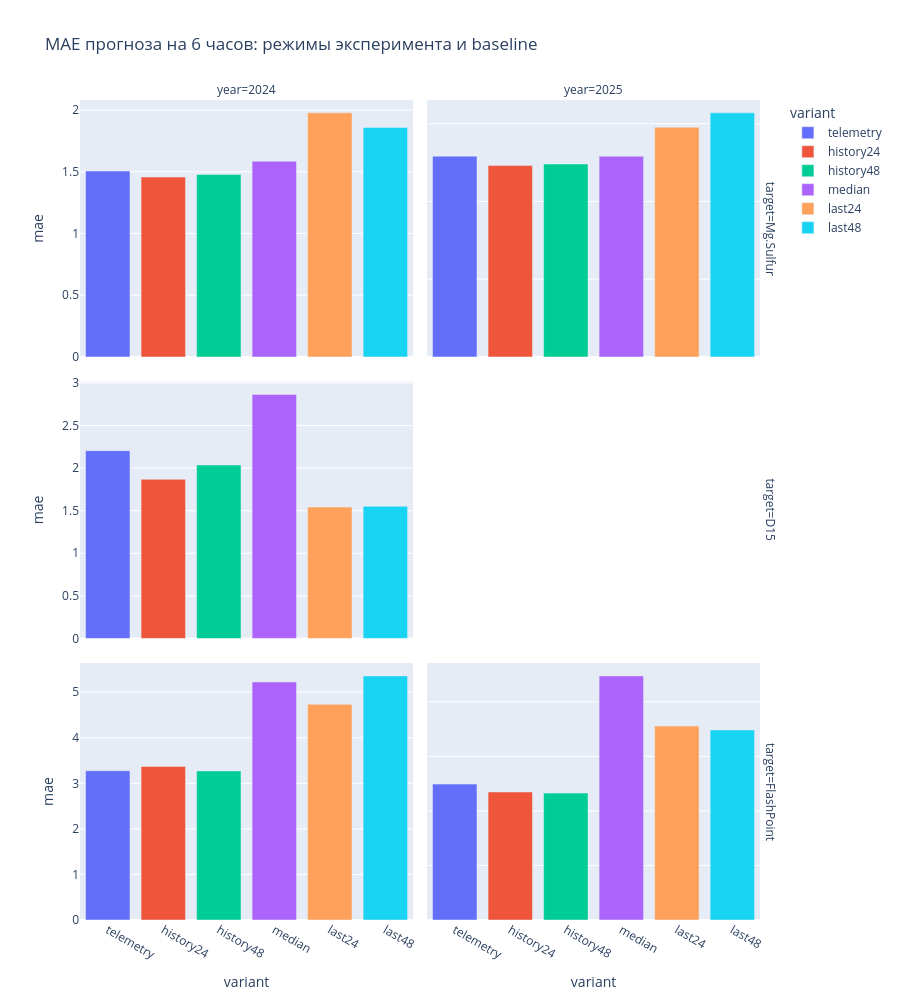

Write notebook code for a chart like this one.
### Code cell
fig=px.bar(m,x='variant',y='mae',color='variant',facet_row='target',facet_col='year',height=1000,title='MAE прогноза на 6 часов: режимы эксперимента и baseline')
fig.update_yaxes(matches=None)
fig.show()

### Figure 1 — Plotly figure (JSON) as saved in the notebook; plotly's stock layout.template omitted (floating-point values rounded to 4 significant figures)
{"data": [{"hovertemplate": "variant=%{x}<br>target=Mg.Sulfur<br>year=2024<br>mae=%{y}<extra></extra>", "legendgroup": "telemetry", "marker": {"color": "#636efa", "pattern": {"shape": ""}}, "name": "telemetry", "orientation": "v", "showlegend": true, "textposition": "auto", "type": "bar", "x": ["telemetry"], "xaxis": "x5", "y": [1.506], "yaxis": "y5"}, {"hovertemplate": "variant=%{x}<br>target=Mg.Sulfur<br>year=2025<br>mae=%{y}<extra></extra>", "legendgroup": "telemetry", "marker": {"color": "#636efa", "pattern": {"shape": ""}}, "name": "telemetry", "orientation": "v", "showlegend": false, "textposition": "auto", "type": "bar", "x": ["telemetry"], "xaxis": "x6", "y": [1.292], "yaxis": "y6"}, {"hovertemplate": "variant=%{x}<br>target=D15<br>year=2024<br>mae=%{y}<extra></extra>", "legendgroup": "telemetry", "marker": {"color": "#636efa", "pattern": {"shape": ""}}, "name": "telemetry", "orientation": "v", "showlegend": false, "textposition": "auto", "type": "bar", "x": ["telemetry"], "xaxis": "x3", "y": [2.205], "yaxis": "y3"}, {"hovertemplate": "variant=%{x}<br>target=FlashPoint<br>year=2024<br>mae=%{y}<extra></extra>", "legendgroup": "telemetry", "marker": {"color": "#636efa", "pattern": {"shape": ""}}, "name": "telemetry", "orientation": "v", "showlegend": false, "textposition": "auto", "type": "bar", "x": ["telemetry"], "xaxis": "x", "y": [3.276], "yaxis": "y"}, {"hovertemplate": "variant=%{x}<br>target=FlashPoint<br>year=2025<br>mae=%{y}<extra></extra>", "legendgroup": "telemetry", "marker": {"color": "#636efa", "pattern": {"shape": ""}}, "name": "telemetry", "orientation": "v", "showlegend": false, "textposition": "auto", "type": "bar", "x": ["telemetry"], "xaxis": "x2", "y": [2.491], "yaxis": "y2"}, {"hovertemplate": "variant=%{x}<br>target=Mg.Sulfur<br>year=2024<br>mae=%{y}<extra></extra>", "legendgroup": "history24", "marker": {"color": "#EF553B", "pattern": {"shape": ""}}, "name": "history24", "orientation": "v", "showlegend": true, "textposition": "auto", "type": "bar", "x": ["history24"], "xaxis": "x5", "y": [1.457], "yaxis": "y5"}, {"hovertemplate": "variant=%{x}<br>target=Mg.Sulfur<br>year=2025<br>mae=%{y}<extra></extra>", "legendgroup": "history24", "marker": {"color": "#EF553B", "pattern": {"shape": ""}}, "name": "history24", "orientation": "v", "showlegend": false, "textposition": "auto", "type": "bar", "x": ["history24"], "xaxis": "x6", "y": [1.231], "yaxis": "y6"}, {"hovertemplate": "variant=%{x}<br>target=D15<br>year=2024<br>mae=%{y}<extra></extra>", "legendgroup": "history24", "marker": {"color": "#EF553B", "pattern": {"shape": ""}}, "name": "history24", "orientation": "v", "showlegend": false, "textposition": "auto", "type": "bar", "x": ["history24"], "xaxis": "x3", "y": [1.869], "yaxis": "y3"}, {"hovertemplate": "variant=%{x}<br>target=FlashPoint<br>year=2024<br>mae=%{y}<extra></extra>", "legendgroup": "history24", "marker": {"color": "#EF553B", "pattern": {"shape": ""}}, "name": "history24", "orientation": "v", "showlegend": false, "textposition": "auto", "type": "bar", "x": ["history24"], "xaxis": "x", "y": [3.371], "yaxis": "y"}, {"hovertemplate": "variant=%{x}<br>target=FlashPoint<br>year=2025<br>mae=%{y}<extra></extra>", "legendgroup": "history24", "marker": {"color": "#EF553B", "pattern": {"shape": ""}}, "name": "history24", "orientation": "v", "showlegend": false, "textposition": "auto", "type": "bar", "x": ["history24"], "xaxis": "x2", "y": [2.347], "yaxis": "y2"}, {"hovertemplate": "variant=%{x}<br>target=Mg.Sulfur<br>year=2024<br>mae=%{y}<extra></extra>", "legendgroup": "history48", "marker": {"color": "#00cc96", "pattern": {"shape": ""}}, "name": "history48", "orientation": "v", "showlegend": true, "textposition": "auto", "type": "bar", "x": ["history48"], "xaxis": "x5", "y": [1.478], "yaxis": "y5"}, {"hovertemplate": "variant=%{x}<br>target=Mg.Sulfur<br>year=2025<br>mae=%{y}<extra></extra>", "legendgroup": "history48", "marker": {"color": "#00cc96", "pattern": {"shape": ""}}, "name": "history48", "orientation": "v", "showlegend": false, "textposition": "auto", "type": "bar", "x": ["history48"], "xaxis": "x6", "y": [1.241], "yaxis": "y6"}, {"hovertemplate": "variant=%{x}<br>target=D15<br>year=2024<br>mae=%{y}<extra></extra>", "legendgroup": "history48", "marker": {"color": "#00cc96", "pattern": {"shape": ""}}, "name": "history48", "orientation": "v", "showlegend": false, "textposition": "auto", "type": "bar", "x": ["history48"], "xaxis": "x3", "y": [2.037], "yaxis": "y3"}, {"hovertemplate": "variant=%{x}<br>target=FlashPoint<br>year=2024<br>mae=%{y}<extra></extra>", "legendgroup": "history48", "marker": {"color": "#00cc96", "pattern": {"shape": ""}}, "name": "history48", "orientation": "v", "showlegend": false, "textposition": "auto", "type": "bar", "x": ["history48"], "xaxis": "x", "y": [3.272], "yaxis": "y"}, {"hovertemplate": "variant=%{x}<br>target=FlashPoint<br>year=2025<br>mae=%{y}<extra></extra>", "legendgroup": "history48", "marker": {"color": "#00cc96", "pattern": {"shape": ""}}, "name": "history48", "orientation": "v", "showlegend": false, "textposition": "auto", "type": "bar", "x": ["history48"], "xaxis": "x2", "y": [2.326], "yaxis": "y2"}, {"hovertemplate": "variant=%{x}<br>target=Mg.Sulfur<br>year=2024<br>mae=%{y}<extra></extra>", "legendgroup": "median", "marker": {"color": "#ab63fa", "pattern": {"shape": ""}}, "name": "median", "orientation": "v", "showlegend": true, "textposition": "auto", "type": "bar", "x": ["median"], "xaxis": "x5", "y": [1.585], "yaxis": "y5"}, {"hovertemplate": "variant=%{x}<br>target=Mg.Sulfur<br>year=2025<br>mae=%{y}<extra></extra>", "legendgroup": "median", "marker": {"color": "#ab63fa", "pattern": {"shape": ""}}, "name": "median", "orientation": "v", "showlegend": false, "textposition": "auto", "type": "bar", "x": ["median"], "xaxis": "x6", "y": [1.291], "yaxis": "y6"}, {"hovertemplate": "variant=%{x}<br>target=D15<br>year=2024<br>mae=%{y}<extra></extra>", "legendgroup": "median", "marker": {"color": "#ab63fa", "pattern": {"shape": ""}}, "name": "median", "orientation": "v", "showlegend": false, "textposition": "auto", "type": "bar", "x": ["median"], "xaxis": "x3", "y": [2.866], "yaxis": "y3"}, {"hovertemplate": "variant=%{x}<br>target=FlashPoint<br>year=2024<br>mae=%{y}<extra></extra>", "legendgroup": "median", "marker": {"color": "#ab63fa", "pattern": {"shape": ""}}, "name": "median", "orientation": "v", "showlegend": false, "textposition": "auto", "type": "bar", "x": ["median"], "xaxis": "x", "y": [5.224], "yaxis": "y"}, {"hovertemplate": "variant=%{x}<br>target=FlashPoint<br>year=2025<br>mae=%{y}<extra></extra>", "legendgroup": "median", "marker": {"color": "#ab63fa", "pattern": {"shape": ""}}, "name": "median", "orientation": "v", "showlegend": false, "textposition": "auto", "type": "bar", "x": ["median"], "xaxis": "x2", "y": [4.475], "yaxis": "y2"}, {"hovertemplate": "variant=%{x}<br>target=Mg.Sulfur<br>year=2024<br>mae=%{y}<extra></extra>", "legendgroup": "last24", "marker": {"color": "#FFA15A", "pattern": {"shape": ""}}, "name": "last24", "orientation": "v", "showlegend": true, "textposition": "auto", "type": "bar", "x": ["last24"], "xaxis": "x5", "y": [1.977], "yaxis": "y5"}, {"hovertemplate": "variant=%{x}<br>target=Mg.Sulfur<br>year=2025<br>mae=%{y}<extra></extra>", "legendgroup": "last24", "marker": {"color": "#FFA15A", "pattern": {"shape": ""}}, "name": "last24", "orientation": "v", "showlegend": false, "textposition": "auto", "type": "bar", "x": ["last24"], "xaxis": "x6", "y": [1.477], "yaxis": "y6"}, {"hovertemplate": "variant=%{x}<br>target=D15<br>year=2024<br>mae=%{y}<extra></extra>", "legendgroup": "last24", "marker": {"color": "#FFA15A", "pattern": {"shape": ""}}, "name": "last24", "orientation": "v", "showlegend": false, "textposition": "auto", "type": "bar", "x": ["last24"], "xaxis": "x3", "y": [1.543], "yaxis": "y3"}, {"hovertemplate": "variant=%{x}<br>target=FlashPoint<br>year=2024<br>mae=%{y}<extra></extra>", "legendgroup": "last24", "marker": {"color": "#FFA15A", "pattern": {"shape": ""}}, "name": "last24", "orientation": "v", "showlegend": false, "textposition": "auto", "type": "bar", "x": ["last24"], "xaxis": "x", "y": [4.735], "yaxis": "y"}, {"hovertemplate": "variant=%{x}<br>target=FlashPoint<br>year=2025<br>mae=%{y}<extra></extra>", "legendgroup": "last24", "marker": {"color": "#FFA15A", "pattern": {"shape": ""}}, "name": "last24", "orientation": "v", "showlegend": false, "textposition": "auto", "type": "bar", "x": ["last24"], "xaxis": "x2", "y": [3.556], "yaxis": "y2"}, {"hovertemplate": "variant=%{x}<br>target=Mg.Sulfur<br>year=2024<br>mae=%{y}<extra></extra>", "legendgroup": "last48", "marker": {"color": "#19d3f3", "pattern": {"shape": ""}}, "name": "last48", "orientation": "v", "showlegend": true, "textposition": "auto", "type": "bar", "x": ["last48"], "xaxis": "x5", "y": [1.859], "yaxis": "y5"}, {"hovertemplate": "variant=%{x}<br>target=Mg.Sulfur<br>year=2025<br>mae=%{y}<extra></extra>", "legendgroup": "last48", "marker": {"color": "#19d3f3", "pattern": {"shape": ""}}, "name": "last48", "orientation": "v", "showlegend": false, "textposition": "auto", "type": "bar", "x": ["last48"], "xaxis": "x6", "y": [1.57], "yaxis": "y6"}, {"hovertemplate": "variant=%{x}<br>target=D15<br>year=2024<br>mae=%{y}<extra></extra>", "legendgroup": "last48", "marker": {"color": "#19d3f3", "pattern": {"shape": ""}}, "name": "last48", "orientation": "v", "showlegend": false, "textposition": "auto", "type": "bar", "x": ["last48"], "xaxis": "x3", "y": [1.551], "yaxis": "y3"}, {"hovertemplate": "variant=%{x}<br>target=FlashPoint<br>year=2024<br>mae=%{y}<extra></extra>", "legendgroup": "last48", "marker": {"color": "#19d3f3", "pattern": {"shape": ""}}, "name": "last48", "orientation": "v", "showlegend": false, "textposition": "auto", "type": "bar", "x": ["last48"], "xaxis": "x", "y": [5.357], "yaxis": "y"}, {"hovertemplate": "variant=%{x}<br>target=FlashPoint<br>year=2025<br>mae=%{y}<extra></extra>", "legendgroup": "last48", "marker": {"color": "#19d3f3", "pattern": {"shape": ""}}, "name": "last48", "orientation": "v", "showlegend": false, "textposition": "auto", "type": "bar", "x": ["last48"], "xaxis": "x2", "y": [3.485], "yaxis": "y2"}], "layout": {"annotations": [{"font": {}, "showarrow": false, "text": "year=2024", "x": 0.24, "xanchor": "center", "xref": "paper", "y": 1.0, "yanchor": "bottom", "yref": "paper"}, {"font": {}, "showarrow": false, "text": "year=2025", "x": 0.74, "xanchor": "center", "xref": "paper", "y": 1.0, "yanchor": "bottom", "yref": "paper"}, {"font": {}, "showarrow": false, "text": "target=FlashPoint", "textangle": 90, "x": 0.98, "xanchor": "left", "xref": "paper", "y": 0.1567, "yanchor": "middle", "yref": "paper"}, {"font": {}, "showarrow": false, "text": "target=D15", "textangle": 90, "x": 0.98, "xanchor": "left", "xref": "paper", "y": 0.5, "yanchor": "middle", "yref": "paper"}, {"font": {}, "showarrow": false, "text": "target=Mg.Sulfur", "textangle": 90, "x": 0.98, "xanchor": "left", "xref": "paper", "y": 0.8433, "yanchor": "middle", "yref": "paper"}], "barmode": "relative", "height": 1000, "legend": {"title": {"text": "variant"}, "tracegroupgap": 0}, "title": {"text": "MAE прогноза на 6 часов: режимы эксперимента и baseline"}, "xaxis": {"anchor": "y", "categoryarray": ["telemetry", "history24", "history48", "median", "last24", "last48"], "categoryorder": "array", "domain": [0.0, 0.48], "title": {"text": "variant"}}, "xaxis2": {"anchor": "y2", "categoryarray": ["telemetry", "history24", "history48", "median", "last24", "last48"], "categoryorder": "array", "domain": [0.5, 0.98], "matches": "x", "title": {"text": "variant"}}, "xaxis3": {"anchor": "y3", "domain": [0.0, 0.48], "matches": "x", "showticklabels": false}, "xaxis4": {"anchor": "y4", "domain": [0.5, 0.98], "matches": "x", "showticklabels": false}, "xaxis5": {"anchor": "y5", "domain": [0.0, 0.48], "matches": "x", "showticklabels": false}, "xaxis6": {"anchor": "y6", "domain": [0.5, 0.98], "matches": "x", "showticklabels": false}, "yaxis": {"anchor": "x", "domain": [0.0, 0.3133], "title": {"text": "mae"}}, "yaxis2": {"anchor": "x2", "domain": [0.0, 0.3133], "showticklabels": false}, "yaxis3": {"anchor": "x3", "domain": [0.3433, 0.6567], "title": {"text": "mae"}}, "yaxis4": {"anchor": "x4", "domain": [0.3433, 0.6567], "showticklabels": false}, "yaxis5": {"anchor": "x5", "domain": [0.6867, 1.0], "title": {"text": "mae"}}, "yaxis6": {"anchor": "x6", "domain": [0.6867, 1.0], "showticklabels": false}}}
